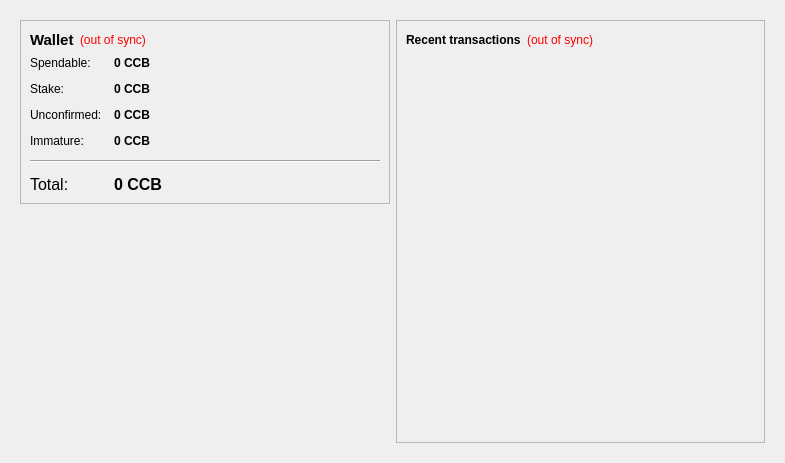
<?xml version="1.0" encoding="UTF-8"?>
<ui version="4.0">
 <class>OverviewPage</class>
 <widget class="QWidget" name="OverviewPage">
  <property name="geometry">
   <rect>
    <x>0</x>
    <y>0</y>
    <width>785</width>
    <height>463</height>
   </rect>
  </property>
  <property name="windowTitle">
   <string>Form</string>
  </property>
  <layout class="QHBoxLayout" name="horizontalLayout" stretch="0">
   <item>
    <widget class="QFrame" name="frameMain">
     <property name="frameShape">
      <enum>QFrame::NoFrame</enum>
     </property>
     <layout class="QHBoxLayout" name="horizontalLayout_3">
      <item>
       <layout class="QVBoxLayout" name="verticalLayout_2">
        <item>
         <widget class="QFrame" name="frame">
          <property name="frameShape">
           <enum>QFrame::StyledPanel</enum>
          </property>
          <property name="frameShadow">
           <enum>QFrame::Raised</enum>
          </property>
          <layout class="QVBoxLayout" name="verticalLayout_4">
           <item>
            <layout class="QHBoxLayout" name="horizontalLayout_4">
             <item>
              <widget class="QLabel" name="label_5">
               <property name="font">
                <font>
                 <pointsize>11</pointsize>
                 <weight>75</weight>
                 <bold>true</bold>
                </font>
               </property>
               <property name="text">
                <string>Wallet</string>
               </property>
              </widget>
             </item>
             <item>
              <widget class="QLabel" name="labelWalletStatus">
               <property name="toolTip">
                <string>The displayed information may be out of date. Your wallet automatically synchronizes with the Minerals network after a connection is established, but this process has not completed yet.</string>
               </property>
               <property name="styleSheet">
                <string notr="true">QLabel { color: red; }</string>
               </property>
               <property name="text">
                <string notr="true">(out of sync)</string>
               </property>
               <property name="alignment">
                <set>Qt::AlignLeading|Qt::AlignLeft|Qt::AlignVCenter</set>
               </property>
              </widget>
             </item>
             <item>
              <spacer name="horizontalSpacer_2">
               <property name="orientation">
                <enum>Qt::Horizontal</enum>
               </property>
               <property name="sizeHint" stdset="0">
                <size>
                 <width>40</width>
                 <height>20</height>
                </size>
               </property>
              </spacer>
             </item>
            </layout>
           </item>
           <item>
            <layout class="QFormLayout" name="formLayout_2">
             <property name="fieldGrowthPolicy">
              <enum>QFormLayout::AllNonFixedFieldsGrow</enum>
             </property>
             <property name="horizontalSpacing">
              <number>12</number>
             </property>
             <property name="verticalSpacing">
              <number>12</number>
             </property>
             <item row="0" column="0">
              <widget class="QLabel" name="label">
               <property name="text">
                <string>Spendable:</string>
               </property>
              </widget>
             </item>
             <item row="0" column="1">
              <widget class="QLabel" name="labelBalance">
               <property name="font">
                <font>
                 <weight>75</weight>
                 <bold>true</bold>
                </font>
               </property>
               <property name="cursor">
                <cursorShape>IBeamCursor</cursorShape>
               </property>
               <property name="toolTip">
                <string>Your current spendable balance</string>
               </property>
               <property name="text">
                <string notr="true">0 CCB</string>
               </property>
               <property name="textInteractionFlags">
                <set>Qt::LinksAccessibleByMouse|Qt::TextSelectableByKeyboard|Qt::TextSelectableByMouse</set>
               </property>
              </widget>
             </item>
             <item row="1" column="0">
              <widget class="QLabel" name="label_6">
               <property name="text">
                <string>Stake:</string>
               </property>
              </widget>
             </item>
             <item row="1" column="1">
              <widget class="QLabel" name="labelStake">
               <property name="font">
                <font>
                 <weight>75</weight>
                 <bold>true</bold>
                </font>
               </property>
               <property name="cursor">
                <cursorShape>IBeamCursor</cursorShape>
               </property>
               <property name="toolTip">
                <string>Total of coins that was staked, and do not yet count toward the current balance</string>
               </property>
               <property name="text">
                <string notr="true">0 CCB</string>
               </property>
               <property name="textInteractionFlags">
                <set>Qt::LinksAccessibleByMouse|Qt::TextSelectableByKeyboard|Qt::TextSelectableByMouse</set>
               </property>
              </widget>
             </item>
             <item row="2" column="0">
              <widget class="QLabel" name="label_3">
               <property name="text">
                <string>Unconfirmed:</string>
               </property>
              </widget>
             </item>
             <item row="2" column="1">
              <widget class="QLabel" name="labelUnconfirmed">
               <property name="font">
                <font>
                 <weight>75</weight>
                 <bold>true</bold>
                </font>
               </property>
               <property name="cursor">
                <cursorShape>IBeamCursor</cursorShape>
               </property>
               <property name="toolTip">
                <string>Total of transactions that have yet to be confirmed, and do not yet count toward the current balance</string>
               </property>
               <property name="text">
                <string notr="true">0 CCB</string>
               </property>
               <property name="textInteractionFlags">
                <set>Qt::LinksAccessibleByMouse|Qt::TextSelectableByKeyboard|Qt::TextSelectableByMouse</set>
               </property>
              </widget>
             </item>
             <item row="3" column="0">
              <widget class="QLabel" name="labelImmatureText">
               <property name="text">
                <string>Immature:</string>
               </property>
              </widget>
             </item>
             <item row="3" column="1">
              <widget class="QLabel" name="labelImmature">
               <property name="font">
                <font>
                 <weight>75</weight>
                 <bold>true</bold>
                </font>
               </property>
               <property name="toolTip">
                <string>Mined balance that has not yet matured</string>
               </property>
               <property name="text">
                <string notr="true">0 CCB</string>
               </property>
               <property name="textInteractionFlags">
                <set>Qt::LinksAccessibleByMouse|Qt::TextSelectableByKeyboard|Qt::TextSelectableByMouse</set>
               </property>
              </widget>
             </item>
             <item row="4" column="0" colspan="2">
              <widget class="Line" name="line">
               <property name="orientation">
                <enum>Qt::Horizontal</enum>
               </property>
              </widget>
             </item>
             <item row="5" column="0">
              <widget class="QLabel" name="labelTotalText">
               <property name="font">
                <font>
                 <pointsize>12</pointsize>
                </font>
               </property>
               <property name="text">
                <string>Total:</string>
               </property>
              </widget>
             </item>
             <item row="5" column="1">
              <widget class="QLabel" name="labelTotal">
               <property name="font">
                <font>
                 <pointsize>12</pointsize>
                 <weight>75</weight>
                 <bold>true</bold>
                </font>
               </property>
               <property name="cursor">
                <cursorShape>IBeamCursor</cursorShape>
               </property>
               <property name="toolTip">
                <string>Your current total balance</string>
               </property>
               <property name="text">
                <string notr="true">0 CCB</string>
               </property>
               <property name="textInteractionFlags">
                <set>Qt::LinksAccessibleByMouse|Qt::TextSelectableByKeyboard|Qt::TextSelectableByMouse</set>
               </property>
              </widget>
             </item>
            </layout>
           </item>
          </layout>
         </widget>
        </item>
        <item>
         <spacer name="verticalSpacer">
          <property name="orientation">
           <enum>Qt::Vertical</enum>
          </property>
          <property name="sizeHint" stdset="0">
           <size>
            <width>20</width>
            <height>40</height>
           </size>
          </property>
         </spacer>
        </item>
        <item>
         <widget class="QLabel" name="label_2">
          <property name="text">
           <string/>
          </property>
          <property name="pixmap">
           <pixmap resource="../bitcoin.qrc">:/images/wallet</pixmap>
          </property>
         </widget>
        </item>
       </layout>
      </item>
      <item>
       <layout class="QVBoxLayout" name="verticalLayout_3">
        <item>
         <widget class="QFrame" name="frame_2">
          <property name="frameShape">
           <enum>QFrame::StyledPanel</enum>
          </property>
          <property name="frameShadow">
           <enum>QFrame::Raised</enum>
          </property>
          <layout class="QVBoxLayout" name="verticalLayout">
           <item>
            <layout class="QHBoxLayout" name="horizontalLayout_2">
             <item>
              <widget class="QLabel" name="label_4">
               <property name="text">
                <string>&lt;b&gt;Recent transactions&lt;/b&gt;</string>
               </property>
              </widget>
             </item>
             <item>
              <widget class="QLabel" name="labelTransactionsStatus">
               <property name="toolTip">
                <string>The displayed information may be out of date. Your wallet automatically synchronizes with the Minerals network after a connection is established, but this process has not completed yet.</string>
               </property>
               <property name="styleSheet">
                <string notr="true">QLabel { color: red; }</string>
               </property>
               <property name="text">
                <string notr="true">(out of sync)</string>
               </property>
               <property name="alignment">
                <set>Qt::AlignRight|Qt::AlignTrailing|Qt::AlignVCenter</set>
               </property>
              </widget>
             </item>
             <item>
              <spacer name="horizontalSpacer">
               <property name="orientation">
                <enum>Qt::Horizontal</enum>
               </property>
               <property name="sizeHint" stdset="0">
                <size>
                 <width>40</width>
                 <height>20</height>
                </size>
               </property>
              </spacer>
             </item>
            </layout>
           </item>
           <item>
            <widget class="QListView" name="listTransactions">
             <property name="styleSheet">
              <string notr="true">QListView { background: transparent; }</string>
             </property>
             <property name="frameShape">
              <enum>QFrame::NoFrame</enum>
             </property>
             <property name="verticalScrollBarPolicy">
              <enum>Qt::ScrollBarAlwaysOff</enum>
             </property>
             <property name="horizontalScrollBarPolicy">
              <enum>Qt::ScrollBarAlwaysOff</enum>
             </property>
             <property name="selectionMode">
              <enum>QAbstractItemView::NoSelection</enum>
             </property>
            </widget>
           </item>
          </layout>
         </widget>
        </item>
       </layout>
      </item>
     </layout>
    </widget>
   </item>
  </layout>
 </widget>
 <resources>
  <include location="../bitcoin.qrc"/>
 </resources>
 <connections/>
</ui>
